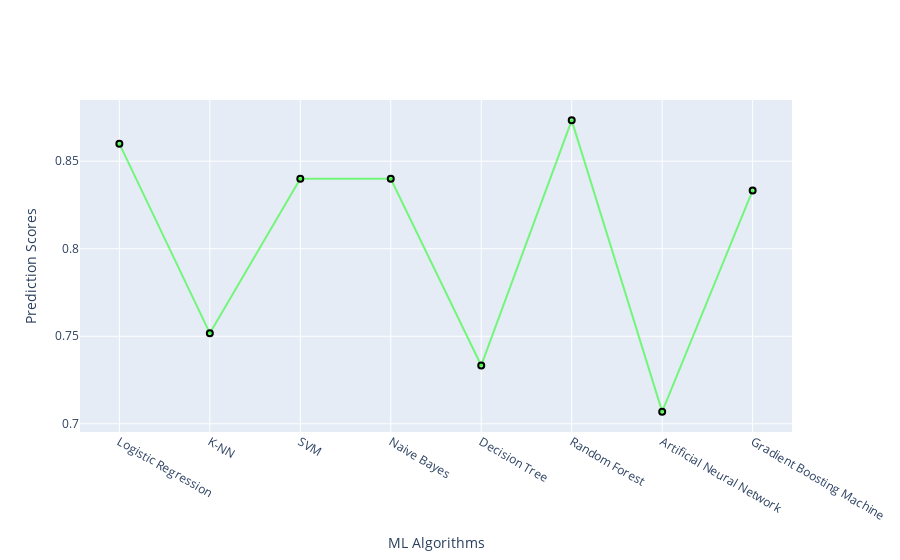

Write notebook code for a chart like this one.
### Markdown cell above
<a id ="22"></a><br>
## Visualization Result

### Code cell
scores=[LRscore,KNNscore,SVMscore,NBscore,DTCscore,RFCscore,mean,gbmscore]
AlgorthmsName=["Logistic Regression","K-NN","SVM","Naive Bayes","Decision Tree", "Random Forest","Artificial Neural Network","Gradient Boosting Machine"]

#create traces

trace1 = go.Scatter(
    x = AlgorthmsName,
    y= scores,
    name='Algortms Name',
    marker =dict(color='rgba(0,255,0,0.5)',
               line =dict(color='rgb(0,0,0)',width=2)),
                text=AlgorthmsName
)
data = [trace1]

layout = go.Layout(barmode = "group",
                  xaxis= dict(title= 'ML Algorithms',ticklen= 5,zeroline= False),
              yaxis= dict(title= 'Prediction Scores',ticklen= 5,zeroline= False))
fig = go.Figure(data = data, layout = layout)
iplot(fig)

### Figure 1 — Plotly figure (JSON) as saved in the notebook; plotly's stock layout.template omitted (floating-point values rounded to 4 significant figures)
{"data": [{"marker": {"color": "rgba(0,255,0,0.5)", "line": {"color": "rgb(0,0,0)", "width": 2}}, "name": "Algortms Name", "text": ["Logistic Regression", "K-NN", "SVM", "Naive Bayes", "Decision Tree", "Random Forest", "Artificial Neural Network", "Gradient Boosting Machine"], "type": "scatter", "x": ["Logistic Regression", "K-NN", "SVM", "Naive Bayes", "Decision Tree", "Random Forest", "Artificial Neural Network", "Gradient Boosting Machine"], "y": [0.86, 0.7518, 0.84, 0.84, 0.7333, 0.8733, 0.7069, 0.8333]}], "layout": {"barmode": "group", "xaxis": {"ticklen": 5, "title": {"text": "ML Algorithms"}, "zeroline": false}, "yaxis": {"ticklen": 5, "title": {"text": "Prediction Scores"}, "zeroline": false}}}
